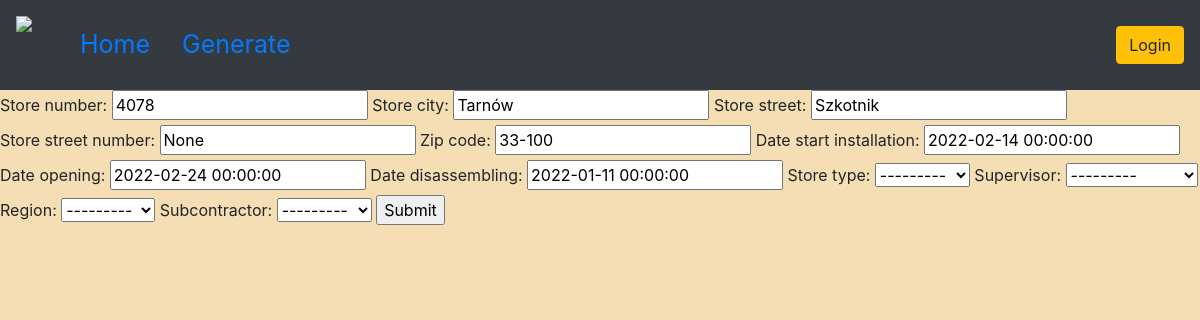
Page /update_store/5/ on the earlier database version.
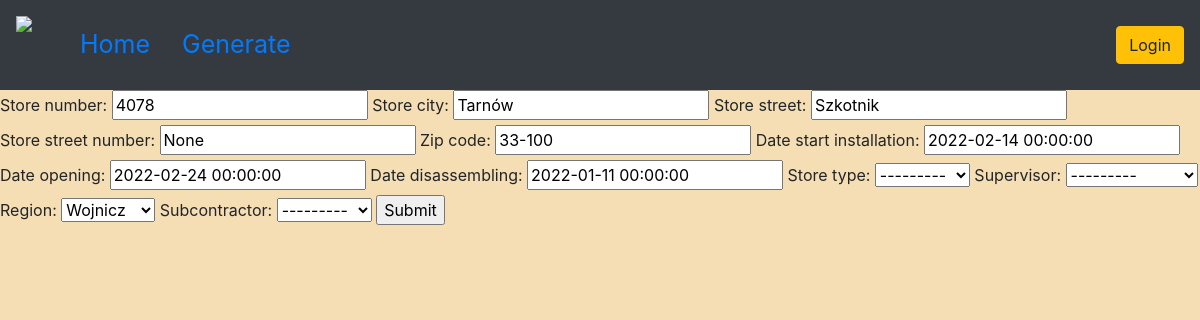
Same page on the later database version.
### schedule/models.py (models this page shows, shortened)
class Store(Model):
    REGION = (
        ('T', 'Wojnicz'),
        ('LUB', 'Lubartów')
    )
    store_number = CharField(max_length=4, null=False)
    store_city = CharField(max_length=30)
    store_street = CharField(max_length=30)
    store_street_number = CharField(max_length=30)
    zip_code = CharField(max_length=6)
    date_start_installation = DateTimeField(null=True, blank=True)
    date_opening = DateTimeField(null=True, blank=True)
    date_disassembling = DateTimeField(null=True, blank=True)
    date_of_adding = DateTimeField(auto_now_add=True, null=True)
    store_type = ForeignKey(StoreType, null=True, blank=True,
                            on_delete=SET_NULL)
    supervisor = ForeignKey(Supervisor, null=True, blank=True,
                            on_delete=SET_NULL)
    region = CharField(max_length=30, choices=REGION, null=True)
    subcontractor = ForeignKey(Subcontractor, null=True, blank=True,
                               on_delete=SET_NULL)
    class Meta:
        app_label = "schedule"
    "Jak zrobić aby w zależności od tego czy jest typ nowy, date disassemblin się nie pojawiała"

### schedule/views.py (the view)
# urls.py: path('update_store/<str:pk>/', views.updateStore, name='update_store'),
def updateStore(request, pk):
    store = Store.objects.get(id=pk)
    form = StoreForm(instance=store)
    if request.method == 'POST':
        form = StoreForm(request.POST, instance=store)
        if form.is_valid():
            form.save()
            return redirect('/')
    context = {'form': form}
    return render(request, 'schedule/crud.html', context)

### schedule/forms.py
class StoreForm(ModelForm):
    class Meta:
        model = Store
        fields = '__all__'

### schedule/models.py (called while the page is built)
    def __str__(self):
        return self.condition

    def __str__(self):
        return f"{self.first_name} {self.last_name}"

    def __str__(self):
        return self.name

### schedule/templates/schedule/crud.html (shortened to what this page needs)
{% extends 'schedule/main.html' %}
{% load static %}
{% block content %}
<form action="" method="POST">
    {{form}}
    <input type="submit" name="Submit">
</form>
{% endblock %}

Differences in the rows shown:
changed Store "Tarnów": region "---------" → "Wojnicz"
